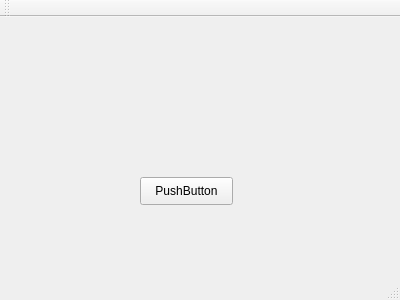
<?xml version="1.0" encoding="UTF-8"?>
<ui version="4.0">
 <class>MainWindow</class>
 <widget class="QMainWindow" name="MainWindow">
  <property name="geometry">
   <rect>
    <x>0</x>
    <y>0</y>
    <width>400</width>
    <height>300</height>
   </rect>
  </property>
  <property name="windowTitle">
   <string>MainWindow</string>
  </property>
  <widget class="QWidget" name="centralWidget">
   <widget class="QPushButton" name="pushButton">
    <property name="geometry">
     <rect>
      <x>140</x>
      <y>160</y>
      <width>93</width>
      <height>28</height>
     </rect>
    </property>
    <property name="text">
     <string>PushButton</string>
    </property>
   </widget>
  </widget>
  <widget class="QMenuBar" name="menuBar">
   <property name="geometry">
    <rect>
     <x>0</x>
     <y>0</y>
     <width>400</width>
     <height>26</height>
    </rect>
   </property>
  </widget>
  <widget class="QToolBar" name="mainToolBar">
   <attribute name="toolBarArea">
    <enum>TopToolBarArea</enum>
   </attribute>
   <attribute name="toolBarBreak">
    <bool>false</bool>
   </attribute>
  </widget>
  <widget class="QStatusBar" name="statusBar"/>
 </widget>
 <layoutdefault spacing="6" margin="11"/>
 <resources/>
 <connections/>
</ui>
